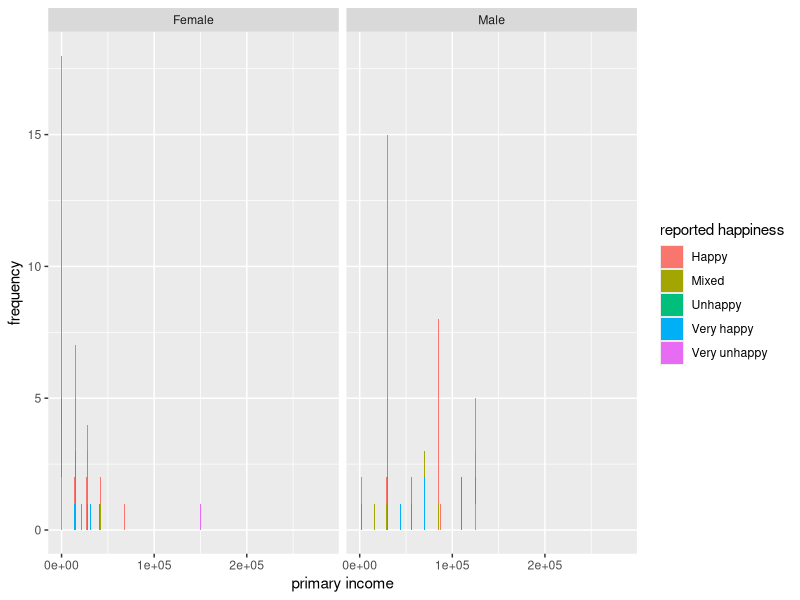
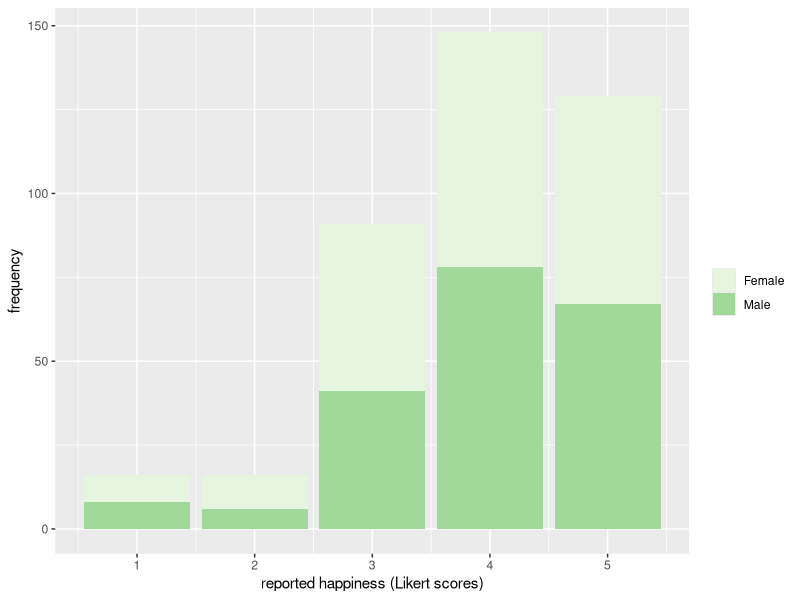
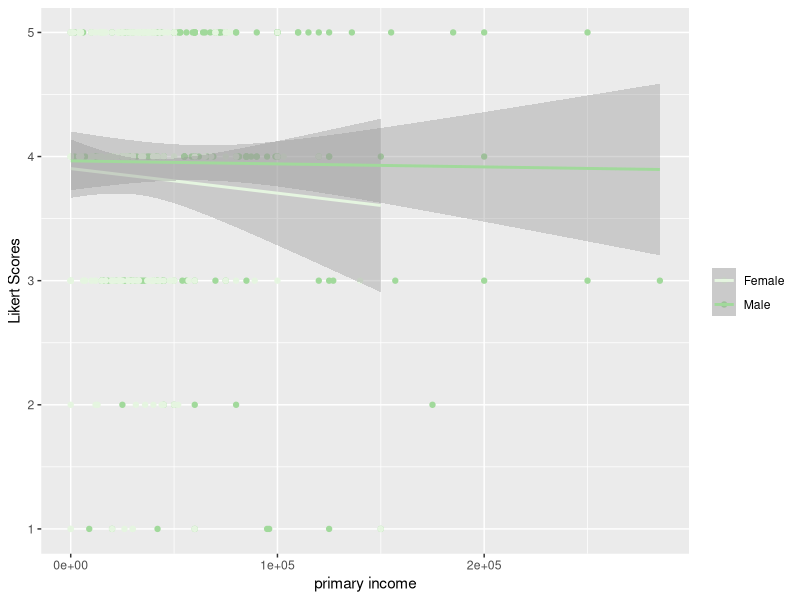

Recreate these plots in R, in order.
## ---- chunk 1
library(foreign)
data = read.spss("data/Data540.sav", to.data.frame=TRUE)
#data


library(tidyverse)
data <- read_csv("data/happiness.csv")
#data
likert.data <- data %>% mutate(HAPPY = case_when(.$HAPPY == "Very unhappy" ~ 1, .$HAPPY == "Unhappy" ~ 2, .$HAPPY == "Mixed" ~ 3, .$HAPPY == "Happy" ~ 4, .$HAPPY == "Very happy" ~ 5))

## ---- chunk 2
ggplot(data, aes(INC1, fill = HAPPY)) +
  geom_bar() +
  facet_grid(~GENDER1) +
  labs(x = "primary income", y = "frequency", fill = "reported happiness")

ggplot(likert.data, aes(HAPPY, fill = GENDER1)) +
  geom_bar() + 
  scale_fill_brewer(palette = "Greens") +
  labs(x = "reported happiness (Likert scores)", y = "frequency", fill = "")
  

ggplot(likert.data, aes(INC1, HAPPY, color = GENDER1)) +
  geom_point() +
  geom_smooth(method = lm) +
  labs(x = "primary income", y = "Likert Scores", color = "") + 
  scale_color_brewer(palette = "Greens")


## ---- chunk 3
m <- t.test(HAPPY ~ GENDER1, data = likert.data)
m

m <- wilcox.test(HAPPY ~ GENDER1, data = likert.data)
m

